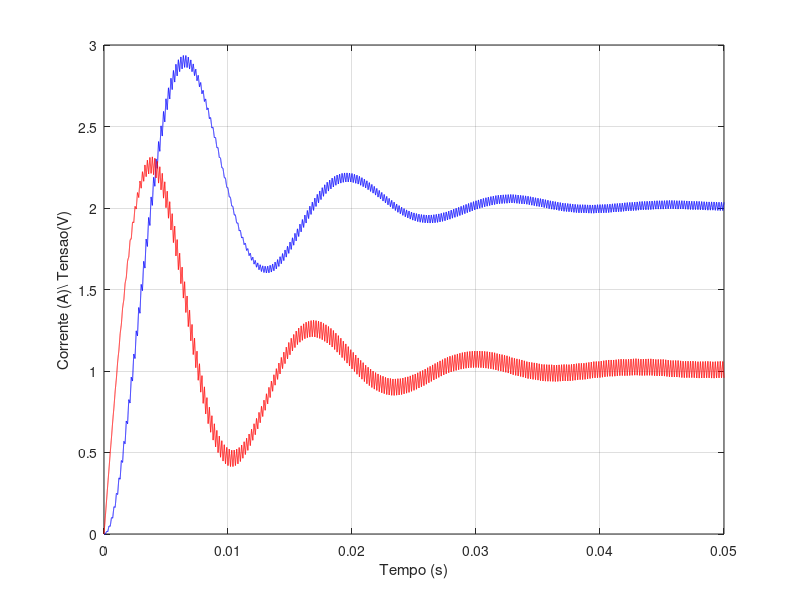

MATLAB code to generate this figure: (Note: this script raises an error after producing the figure.)
h = 1e-6;                               % passo de tempo  (s)
timeMax = 0.05;                         % tempo maximo    (s)
numPoints = round(timeMax/h);           % numero de passos 
t = 0:h:numPoints*h-h;                  % vetor tempo
vetor = zeros(2,numPoints);
chave = false;                            %Chave de boost


CT = 0.5;                               %Ciclo de trabalho
f = 5e+3;
R = 4;                                  % resistencia (Ohm)
L = 1e-3;                               % indutancia  (Henry)
V = 1;                                  % tensao      (V)
C = 1e-3;                               % capacitancia (F)
Meiop = 1/(2*f);
sinal = zeros(1,numPoints);


A1 = [-1/(R*C) 1/C;-1/L 0];            % matriz de constantes
A0 = [-1/(R*C) 0;0 0];
B = [0;1/L];
pt=0;
ct=0;
for k = 2:numPoints
    % insira seu codigo aqui
    pt = t(k) * f;
    tc = pt - floor(pt);
    if tc < CT
        chave =false;
        sinal(k)=1;
    end
    if tc > CT
        chave=true;
        sinal(k)=0;
    end
    
    if chave == true
        vetor(:,k)= (eye(length(A1)) - h*A1)^-1*(vetor(:,k-1)+ h*V*B);
    end
    
    if chave == false
        vetor(:,k)= (eye(length(A0)) - h*A0)^-1*(vetor(:,k-1)+ h*V*B);
    end
    %if sign(sin(t(k)*f*pi))>= 0
    %    chave = true;  
    %    sinal(k) = 1;
    %end
    %if sign(sin(t(k)*f*pi))/(CT*2)< 0
    %    chave = false;
    %end
    k;
end

%fileID=fopen('MatLabNaochaveado.txt',r);
%formatSpec = '%f %f %f %f';
%sizeM = [Inf 4];
%M = fscanf(fileID,formatSpec,sizeM)

figure(1)
title('circuito RLC')
plot(t,vetor(1,:),'b')
grid on
ylabel('Corrente (A)\ Tensao(V)')
xlabel('Tempo (s)')
hold on
plot(t,vetor(2,:),'r')
plot(Tempo_FPGA, Valores_FPGA/1365, 'g')
legend('Tensao no capacitor no MATLAB','Corrente no indutor no MATLAB', 'Tensao simulada na FPGA')

grid on

figure(2)
title('circuito RLC')
plot(Tempo_FPGA, Valores_FPGA/1365,'b')
grid on
ylabel('Corrente (A)\ Tensao(V)')
xlabel('Tempo (s)')
hold on
plot(t,sinal,'g')
legend('Tensao na FPGA','sinal')
hold off